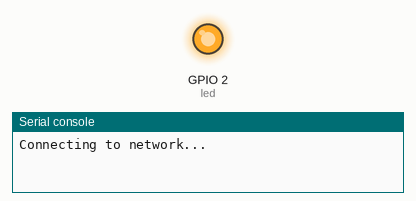
Recording of a program running on a simulated ESP32 board running MicroPython. Shown: output pins drawn as LEDs (lit = HIGH), the last lines printed to the serial console. WiFi joins after 1.5 s; random numbers come from a fixed seed; requests to the public web service named in the program get a made-up reply in its usual format after 0.4 s (London, UTC, broken clouds, 64 % humidity, 1013 hPa unless stated); threads take turns every 2 ms.

Above: at 0.1 s.
At 4.1 s:
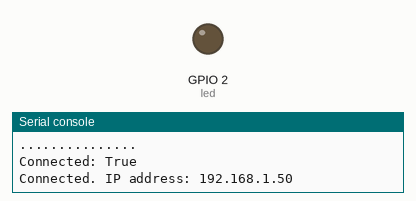
Timing chart, 0 to 5.6 s (numbered marks = the images above):
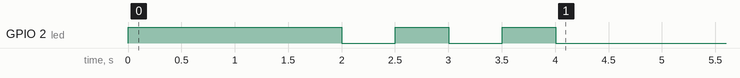

The program:

bot_telegram.py
```python
import urequests
import time
import wifi
import json
import random

wifi.conn_wifi()

BOT_TOKEN = "xxxxxxxxxxxxxxxxxxxxxxxxxxxxxxxxxxxxxxxxx"
BASE_URL = f"https://api.telegram.org/bot{BOT_TOKEN}/"

offset = None

def send_message(chat_id, text):
    url = BASE_URL + 'sendMessage'
    data = {'chat_id': chat_id, 'text': text}
    response = urequests.post(url, json=data)
    response.close()

def handle_message(message):
    chat_id = message['chat']['id']
    user_message = message['text']

    phrase = {'Hello': 'Hi!', 'Hi': 'Hello!','ping': 'pong!'}

    random_number = random.randint(0, 10)

    if user_message in phrase:
        send_message(chat_id, phrase[user_message])

    if user_message == 'random':
        send_message(chat_id, random_number)

    if user_message == '/start':
        send_message(chat_id, 'Hi!')

def get_updates():
    global offset
    url = BASE_URL + 'getUpdates'
    if offset is not None:
        url += f'?offset={offset}'
    response = urequests.get(url)
    updates = json.loads(response.content)
    response.close()

    for update in updates['result']:
        offset = update['update_id'] + 1
        if 'message' in update:
            handle_message(update['message'])

def main():
    while True:
        get_updates()

if __name__ == '__main__':
    import _thread
    _thread.start_new_thread(main, ())
```

wifi.py
```python
def conn_wifi():
    import network
    import machine
    import time
    led = machine.Pin(2, machine.Pin.OUT)
    led.on()
    ssid = "YOUR_NAME_WIFI"
    key = "YOUR_PASSWORD_WIFI"

    wifi = network.WLAN(network.STA_IF)
    wifi.active(True) # activate the interface
    if not wifi.isconnected(): # check if the station is connected to an AP
        print('Connecting to network...')
        wifi.connect(ssid, key) # connect to an AP
        while not wifi.isconnected(): # wait till we are really connected
            print('.', end='')
            time.sleep(0.1) #  you can also just put pass here
        print()
        print('Connected:', wifi.isconnected())
    else:
        print("Already connected!")
    led.off()
    print("Connected. IP address:", wifi.ifconfig()[0])
    for i in range(3):
        led.on()
        time.sleep(0.5)
        led.off()
        time.sleep(0.5)
```
